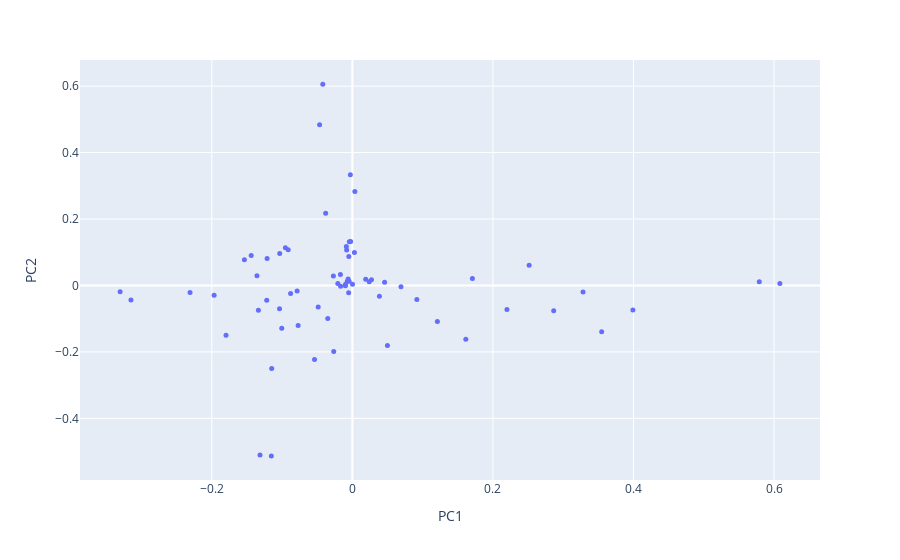

Write notebook code for a chart like this one.
### Code cell
#Remove DiFrancescoPhilippe and KedemRinat

new_l2_pca = ref_l2_pca.drop(['DiFrancescoPhilippe','KedemRinat'])
fig_newl2 = px.scatter(new_l2_pca, x='PC1', y='PC2', hover_name=new_l2_pca.index)
fig_newl2.update_traces(marker=dict(size=5))
fig_newl2.show()

### Figure 1 — Plotly figure (JSON) as saved in the notebook; plotly's stock layout.template omitted (floating-point values rounded to 4 significant figures)
{"data": [{"hovertemplate": "<b>%{hovertext}</b><br><br>PC1=%{x}<br>PC2=%{y}<extra></extra>", "hovertext": ["AhlgrenScottD", "AlbinPierre", "BaloghJózsef", "BaryshnikovYuliyM", "Berwick-EvansDaniel", "BocaFlorin-Petre", "BradlowStevenBenjamin", "BronskiJaredC", "CooneyDanielB", "DeVilleRELee", "DeyParthaSarathi", "DoddChristopher", "DunfieldNathanM", "DuttaSankarPrasad", "DuursmaIwanMaynard", "ErdoğanMehmetBurak", "FadinaTolulope", "FengRunhuan", "FernandesRuiLoja", "FordKevinB", "GuzmanRosemaryK", "HaboushWilliamJ", "HellerJeremiahBen", "HinkkanenAimo", "HiraniAnilN", "HungPei-Ken", "HurVeraMikyoung", "IvanovSergeiVladimirovich", "JandaFelix", "JingXiaochen", "JungeMarius", "KatzSheldonH", "KermanEly", "KirkpatrickKayLene", "KirrEduard", "KostochkaAlexandrV", "KutzarovaDenkaN", "LaNaveGabriele", "LaugesenRichardSnyder", "LeditzkyFelix", "LermanEugeneM", "LiXiaochun", "LiuYuan", "McCarthyRandy", "MineyevIgor", "NikolaevIgorG", "OikhbergTimur", "PascaleffJamesThomas", "RaptiZoi", "RasmussenJacob", "RasmussenSarahDean", "RezkCharlesW", "ReznickBruce", "SongRenming", "SowersRichardB", "StojanoskaVesna", "ThornerJesse", "TolmanSusan", "TumanovAlexander", "TysonJeremyT", "TzirakisNikolaos", "WeiWei", "WuXuan", "YongAlexanderTF", "YoungAmanda", "ZaharescuAlexandru", "ZharnitskyVadim"], "legendgroup": "", "marker": {"color": "#636efa", "size": 5, "symbol": "circle"}, "mode": "markers", "name": "", "orientation": "v", "showlegend": false, "type": "scatter", "x": [-0.03802, -0.03504, -0.009964, 0.1209, -0.1005, -0.04665, -0.07718, 0.3547, -0.005323, 0.1614, 0.02718, -0.1219, -0.144, -0.08789, -0.1358, 0.6083, -0.004709, -0.002545, -0.05386, -0.002883, -0.02701, -0.07865, -0.231, -0.007229, 0.09172, 0.0001626, 0.2864, -0.09534, -0.1037, -0.004326, -0.008136, -0.1798, -0.02653, 0.1707, 0.3282, -0.01673, -0.005063, -0.1148, 0.06915, -0.01701, -0.1153, 0.2515, -0.1034, -0.1967, -0.09134, -0.02073, -0.008616, -0.1337, 0.2199, -0.1536, -0.1214, -0.3151, 0.002901, 0.01893, 0.03845, -0.3305, 0.003526, -0.1314, 0.04988, 0.04584, 0.579, -0.006037, -0.009762, -0.04866, 0.02393, -0.04209, 0.3991], "xaxis": "x", "y": [0.2171, -0.09936, -0.001082, -0.1086, -0.1288, 0.4837, -0.1202, -0.1396, -0.02228, -0.1618, 0.01728, -0.04442, 0.09035, -0.02409, 0.02893, 0.005542, 0.01239, 0.1324, -0.2225, 0.3334, 0.02884, -0.01702, -0.02141, 0.0129, -0.04256, 0.003331, -0.07594, 0.1135, -0.0704, 0.1316, 0.1069, -0.15, -0.1986, 0.02133, -0.01947, -0.002564, 0.08703, -0.2498, -0.003513, 0.03306, -0.5129, 0.06076, 0.09624, -0.02966, 0.1074, 0.006138, 0.1169, -0.07485, -0.07233, 0.07731, 0.0812, -0.04397, 0.09888, 0.01859, -0.03275, -0.01917, 0.283, -0.5104, -0.1808, 0.009825, 0.01133, 0.01909, 0.003529, -0.06462, 0.01105, 0.606, -0.0738], "yaxis": "y"}], "layout": {"legend": {"tracegroupgap": 0}, "margin": {"t": 60}, "xaxis": {"anchor": "y", "domain": [0, 1], "title": {"text": "PC1"}}, "yaxis": {"anchor": "x", "domain": [0, 1], "title": {"text": "PC2"}}}}
